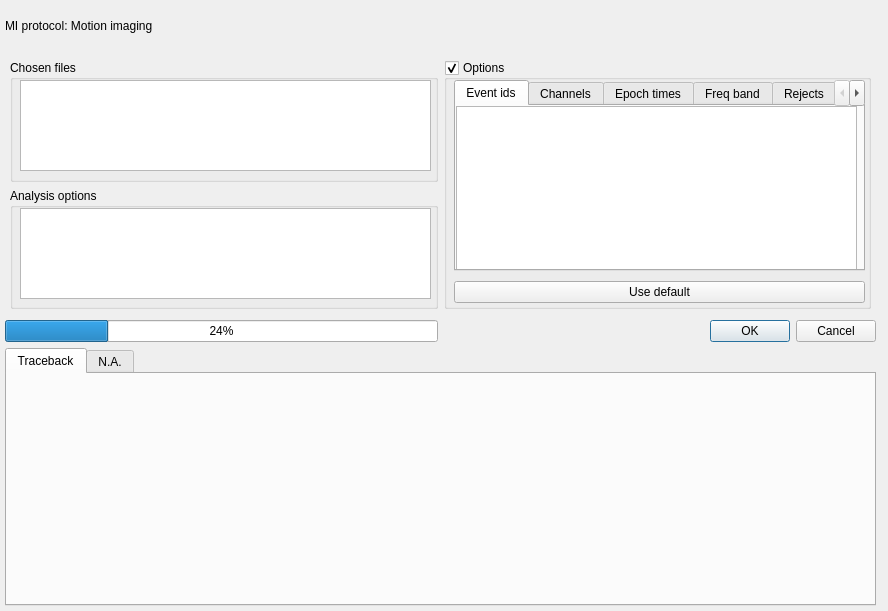
<?xml version="1.0" encoding="UTF-8"?>
<ui version="4.0">
 <class>Dialog</class>
 <widget class="QDialog" name="Dialog">
  <property name="geometry">
   <rect>
    <x>0</x>
    <y>0</y>
    <width>888</width>
    <height>611</height>
   </rect>
  </property>
  <property name="windowTitle">
   <string>Dialog</string>
  </property>
  <widget class="QWidget" name="verticalLayoutWidget">
   <property name="geometry">
    <rect>
     <x>0</x>
     <y>50</y>
     <width>881</width>
     <height>561</height>
    </rect>
   </property>
   <layout class="QVBoxLayout" name="verticalLayout">
    <property name="leftMargin">
     <number>5</number>
    </property>
    <property name="topMargin">
     <number>5</number>
    </property>
    <property name="rightMargin">
     <number>5</number>
    </property>
    <property name="bottomMargin">
     <number>5</number>
    </property>
    <item>
     <layout class="QVBoxLayout" name="verticalLayout_2">
      <item>
       <layout class="QHBoxLayout" name="horizontalLayout_5">
        <property name="leftMargin">
         <number>5</number>
        </property>
        <property name="topMargin">
         <number>5</number>
        </property>
        <property name="rightMargin">
         <number>5</number>
        </property>
        <property name="bottomMargin">
         <number>5</number>
        </property>
        <item>
         <layout class="QVBoxLayout" name="verticalLayout_3">
          <item>
           <widget class="QGroupBox" name="groupBox">
            <property name="sizePolicy">
             <sizepolicy hsizetype="Expanding" vsizetype="Expanding">
              <horstretch>0</horstretch>
              <verstretch>0</verstretch>
             </sizepolicy>
            </property>
            <property name="baseSize">
             <size>
              <width>0</width>
              <height>0</height>
             </size>
            </property>
            <property name="title">
             <string>Chosen files</string>
            </property>
            <property name="flat">
             <bool>true</bool>
            </property>
            <widget class="QListWidget" name="zcc_listWidget_chosenFiles">
             <property name="geometry">
              <rect>
               <x>10</x>
               <y>20</y>
               <width>411</width>
               <height>91</height>
              </rect>
             </property>
             <property name="sizePolicy">
              <sizepolicy hsizetype="Expanding" vsizetype="Preferred">
               <horstretch>0</horstretch>
               <verstretch>0</verstretch>
              </sizepolicy>
             </property>
            </widget>
           </widget>
          </item>
          <item>
           <widget class="QGroupBox" name="groupBox_3">
            <property name="sizePolicy">
             <sizepolicy hsizetype="Expanding" vsizetype="Expanding">
              <horstretch>0</horstretch>
              <verstretch>0</verstretch>
             </sizepolicy>
            </property>
            <property name="title">
             <string>Analysis options</string>
            </property>
            <property name="flat">
             <bool>true</bool>
            </property>
            <widget class="QListWidget" name="zcc_listWidget_analysisOptions">
             <property name="geometry">
              <rect>
               <x>10</x>
               <y>20</y>
               <width>411</width>
               <height>91</height>
              </rect>
             </property>
            </widget>
           </widget>
          </item>
         </layout>
        </item>
        <item>
         <widget class="QGroupBox" name="groupBox_2">
          <property name="sizePolicy">
           <sizepolicy hsizetype="Expanding" vsizetype="Expanding">
            <horstretch>0</horstretch>
            <verstretch>0</verstretch>
           </sizepolicy>
          </property>
          <property name="title">
           <string>Options</string>
          </property>
          <property name="flat">
           <bool>true</bool>
          </property>
          <property name="checkable">
           <bool>true</bool>
          </property>
          <widget class="QTabWidget" name="tabWidget_2">
           <property name="geometry">
            <rect>
             <x>10</x>
             <y>20</y>
             <width>411</width>
             <height>191</height>
            </rect>
           </property>
           <property name="currentIndex">
            <number>0</number>
           </property>
           <widget class="QWidget" name="tab">
            <attribute name="title">
             <string>Event ids</string>
            </attribute>
            <widget class="QPlainTextEdit" name="zcc_plainTextEdit_eventIds">
             <property name="geometry">
              <rect>
               <x>0</x>
               <y>0</y>
               <width>401</width>
               <height>191</height>
              </rect>
             </property>
            </widget>
           </widget>
           <widget class="QWidget" name="tab_5">
            <attribute name="title">
             <string>Channels</string>
            </attribute>
            <widget class="QPlainTextEdit" name="zcc_plainTextEdit_channels">
             <property name="geometry">
              <rect>
               <x>0</x>
               <y>0</y>
               <width>401</width>
               <height>161</height>
              </rect>
             </property>
             <property name="sizePolicy">
              <sizepolicy hsizetype="Expanding" vsizetype="Expanding">
               <horstretch>0</horstretch>
               <verstretch>0</verstretch>
              </sizepolicy>
             </property>
            </widget>
           </widget>
           <widget class="QWidget" name="tab_3">
            <attribute name="title">
             <string>Epoch times</string>
            </attribute>
            <widget class="QPlainTextEdit" name="zcc_plainTextEdit_epochTimes">
             <property name="geometry">
              <rect>
               <x>0</x>
               <y>0</y>
               <width>401</width>
               <height>161</height>
              </rect>
             </property>
            </widget>
           </widget>
           <widget class="QWidget" name="tab_4">
            <attribute name="title">
             <string>Freq band</string>
            </attribute>
            <widget class="QPlainTextEdit" name="zcc_plainTextEdit_freqBand">
             <property name="geometry">
              <rect>
               <x>0</x>
               <y>0</y>
               <width>401</width>
               <height>161</height>
              </rect>
             </property>
            </widget>
           </widget>
           <widget class="QWidget" name="tab_2">
            <attribute name="title">
             <string>Rejects</string>
            </attribute>
            <widget class="QPlainTextEdit" name="zcc_plainTextEdit_rejects">
             <property name="geometry">
              <rect>
               <x>0</x>
               <y>0</y>
               <width>401</width>
               <height>161</height>
              </rect>
             </property>
            </widget>
           </widget>
           <widget class="QWidget" name="tab_6">
            <attribute name="title">
             <string>Epochs kwargs</string>
            </attribute>
            <widget class="QPlainTextEdit" name="zcc_plainTextEdit_epochsKwargs">
             <property name="geometry">
              <rect>
               <x>0</x>
               <y>0</y>
               <width>401</width>
               <height>161</height>
              </rect>
             </property>
            </widget>
           </widget>
          </widget>
          <widget class="QWidget" name="horizontalLayoutWidget_4">
           <property name="geometry">
            <rect>
             <x>10</x>
             <y>220</y>
             <width>411</width>
             <height>25</height>
            </rect>
           </property>
           <layout class="QHBoxLayout" name="horizontalLayout_6">
            <item>
             <widget class="QPushButton" name="zcc_pushButton_useDefault">
              <property name="text">
               <string>Use default</string>
              </property>
             </widget>
            </item>
           </layout>
          </widget>
         </widget>
        </item>
       </layout>
      </item>
      <item>
       <layout class="QHBoxLayout" name="horizontalLayout_2">
        <item>
         <widget class="QProgressBar" name="progressBar">
          <property name="value">
           <number>24</number>
          </property>
         </widget>
        </item>
        <item>
         <widget class="QDialogButtonBox" name="buttonBox">
          <property name="orientation">
           <enum>Qt::Orientation::Horizontal</enum>
          </property>
          <property name="standardButtons">
           <set>QDialogButtonBox::StandardButton::Cancel|QDialogButtonBox::StandardButton::Ok</set>
          </property>
         </widget>
        </item>
       </layout>
      </item>
      <item>
       <widget class="QTabWidget" name="tabWidget">
        <property name="currentIndex">
         <number>0</number>
        </property>
        <widget class="QWidget" name="tab_traceback">
         <attribute name="title">
          <string>Traceback</string>
         </attribute>
        </widget>
        <widget class="QWidget" name="tab_NA">
         <attribute name="title">
          <string>N.A.</string>
         </attribute>
        </widget>
       </widget>
      </item>
     </layout>
    </item>
   </layout>
  </widget>
  <widget class="QWidget" name="horizontalLayoutWidget">
   <property name="geometry">
    <rect>
     <x>0</x>
     <y>10</y>
     <width>881</width>
     <height>31</height>
    </rect>
   </property>
   <layout class="QHBoxLayout" name="horizontalLayout">
    <property name="leftMargin">
     <number>5</number>
    </property>
    <property name="topMargin">
     <number>5</number>
    </property>
    <property name="rightMargin">
     <number>5</number>
    </property>
    <property name="bottomMargin">
     <number>5</number>
    </property>
    <item>
     <widget class="QLabel" name="zcc_label_protocolSlogan">
      <property name="text">
       <string>MI protocol: Motion imaging </string>
      </property>
     </widget>
    </item>
   </layout>
  </widget>
 </widget>
 <resources/>
 <connections>
  <connection>
   <sender>buttonBox</sender>
   <signal>rejected()</signal>
   <receiver>Dialog</receiver>
   <slot>reject()</slot>
   <hints>
    <hint type="sourcelabel">
     <x>316</x>
     <y>260</y>
    </hint>
    <hint type="destinationlabel">
     <x>286</x>
     <y>274</y>
    </hint>
   </hints>
  </connection>
 </connections>
</ui>
